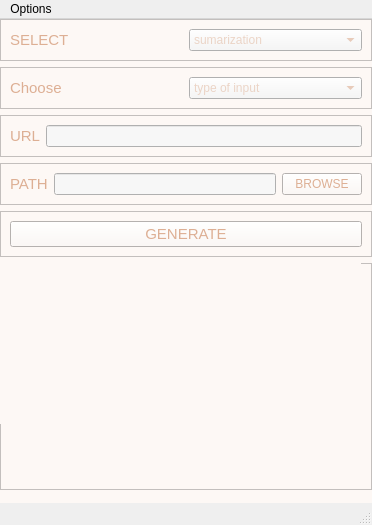
<?xml version="1.0" encoding="UTF-8"?>
<ui version="4.0">
 <class>MainWindow</class>
 <widget class="QMainWindow" name="MainWindow">
  <property name="geometry">
   <rect>
    <x>0</x>
    <y>0</y>
    <width>372</width>
    <height>525</height>
   </rect>
  </property>
  <property name="windowTitle">
   <string>Video Summarization</string>
  </property>
  <widget class="QWidget" name="centralwidget">
   <property name="styleSheet">
    <string notr="true">background-color: rgb(253, 248, 245);
color: rgb(221, 175, 148);</string>
   </property>
   <widget class="QWidget" name="layoutWidget">
    <property name="geometry">
     <rect>
      <x>0</x>
      <y>0</y>
      <width>372</width>
      <height>471</height>
     </rect>
    </property>
    <layout class="QVBoxLayout" name="verticalLayout_2">
     <item>
      <layout class="QVBoxLayout" name="verticalLayout">
       <item>
        <widget class="QFrame" name="selectframe">
         <property name="styleSheet">
          <string notr="true">font: 75 11pt &quot;MS Shell Dlg 2&quot;;
border-bottom-width: 1px;
border-bottom-style: outset;
border-bottom-color: rgb(79, 72, 70);</string>
         </property>
         <property name="frameShape">
          <enum>QFrame::StyledPanel</enum>
         </property>
         <property name="frameShadow">
          <enum>QFrame::Raised</enum>
         </property>
         <layout class="QHBoxLayout" name="horizontalLayout_5">
          <item>
           <widget class="QLabel" name="selectLabel">
            <property name="font">
             <font>
              <family>MS Shell Dlg 2</family>
              <pointsize>11</pointsize>
              <weight>9</weight>
              <italic>false</italic>
              <bold>false</bold>
              <underline>false</underline>
             </font>
            </property>
            <property name="styleSheet">
             <string notr="true">border-style: None;
</string>
            </property>
            <property name="text">
             <string>SELECT</string>
            </property>
           </widget>
          </item>
          <item>
           <widget class="QComboBox" name="selectComboBox">
            <property name="styleSheet">
             <string notr="true">background-color: rgb(247, 247, 247);
selection-background-color: rgb(247, 247, 247);
selection-color: rgb(221, 175, 148);
</string>
            </property>
            <property name="placeholderText">
             <string>sumarization</string>
            </property>
            <item>
             <property name="text">
              <string>Movie</string>
             </property>
            </item>
            <item>
             <property name="text">
              <string>Sports</string>
             </property>
            </item>
           </widget>
          </item>
         </layout>
        </widget>
       </item>
       <item>
        <widget class="QFrame" name="chooseFrame">
         <property name="styleSheet">
          <string notr="true">font: 75 11pt &quot;MS Shell Dlg 2&quot;;
border-bottom-width: 1px;
border-bottom-style: outset;
border-bottom-color: rgb(79, 72, 70);</string>
         </property>
         <property name="frameShape">
          <enum>QFrame::StyledPanel</enum>
         </property>
         <property name="frameShadow">
          <enum>QFrame::Raised</enum>
         </property>
         <layout class="QHBoxLayout" name="horizontalLayout_6">
          <item>
           <widget class="QLabel" name="chooseLabel">
            <property name="font">
             <font>
              <family>MS Shell Dlg 2</family>
              <pointsize>11</pointsize>
              <weight>9</weight>
              <italic>false</italic>
              <bold>false</bold>
             </font>
            </property>
            <property name="styleSheet">
             <string notr="true">border-style: None;
</string>
            </property>
            <property name="text">
             <string>Choose</string>
            </property>
           </widget>
          </item>
          <item>
           <widget class="QComboBox" name="chooseComboBox">
            <property name="styleSheet">
             <string notr="true">background-color: rgb(247, 247, 247);
selection-background-color: rgb(247, 247, 247);
selection-color: rgb(221, 175, 148);
</string>
            </property>
            <property name="placeholderText">
             <string>type of input</string>
            </property>
            <item>
             <property name="text">
              <string>Local Computer</string>
             </property>
            </item>
            <item>
             <property name="text">
              <string>Youtube Link</string>
             </property>
            </item>
           </widget>
          </item>
         </layout>
        </widget>
       </item>
       <item>
        <widget class="QFrame" name="urlFrame">
         <property name="styleSheet">
          <string notr="true">font: 75 11pt &quot;MS Shell Dlg 2&quot;;
border-bottom-width: 1px;
border-bottom-style: outset;
border-bottom-color: rgb(79, 72, 70);</string>
         </property>
         <property name="frameShape">
          <enum>QFrame::StyledPanel</enum>
         </property>
         <property name="frameShadow">
          <enum>QFrame::Raised</enum>
         </property>
         <layout class="QHBoxLayout" name="horizontalLayout">
          <item>
           <widget class="QLabel" name="urlLabel">
            <property name="font">
             <font>
              <family>MS Shell Dlg 2</family>
              <pointsize>11</pointsize>
              <weight>9</weight>
              <italic>false</italic>
              <bold>false</bold>
             </font>
            </property>
            <property name="styleSheet">
             <string notr="true">border-bottom-style: none;</string>
            </property>
            <property name="text">
             <string>URL</string>
            </property>
           </widget>
          </item>
          <item>
           <widget class="QLineEdit" name="urlTextBox">
            <property name="styleSheet">
             <string notr="true">background-color: rgb(247, 247, 247);
color: rgb(0, 0, 0);
font: 8pt &quot;MS Shell Dlg 2&quot;;</string>
            </property>
           </widget>
          </item>
         </layout>
        </widget>
       </item>
       <item>
        <widget class="QFrame" name="pathFrame">
         <property name="styleSheet">
          <string notr="true">font: 75 11pt &quot;MS Shell Dlg 2&quot;;
border-bottom-width: 1px;
border-bottom-style: outset;
border-bottom-color: rgb(79, 72, 70);</string>
         </property>
         <property name="frameShape">
          <enum>QFrame::StyledPanel</enum>
         </property>
         <property name="frameShadow">
          <enum>QFrame::Raised</enum>
         </property>
         <layout class="QHBoxLayout" name="horizontalLayout_2">
          <item>
           <widget class="QLabel" name="pathLabel">
            <property name="font">
             <font>
              <family>MS Shell Dlg 2</family>
              <pointsize>11</pointsize>
              <weight>9</weight>
              <italic>false</italic>
              <bold>false</bold>
             </font>
            </property>
            <property name="styleSheet">
             <string notr="true">border-bottom-style: none;</string>
            </property>
            <property name="text">
             <string>PATH</string>
            </property>
           </widget>
          </item>
          <item>
           <widget class="QLineEdit" name="pathTextBox">
            <property name="styleSheet">
             <string notr="true">background-color: rgb(247, 247, 247);
color: rgb(0, 0, 0);
font: 8pt &quot;MS Shell Dlg 2&quot;;</string>
            </property>
           </widget>
          </item>
          <item>
           <widget class="QPushButton" name="browseButton">
            <property name="text">
             <string>BROWSE</string>
            </property>
           </widget>
          </item>
         </layout>
        </widget>
       </item>
       <item>
        <widget class="QFrame" name="generateframe">
         <property name="styleSheet">
          <string notr="true">font: 75 11pt &quot;MS Shell Dlg 2&quot;;
border-bottom-width: 1px;
border-bottom-style: outset;
border-bottom-color: rgb(79, 72, 70);</string>
         </property>
         <property name="frameShape">
          <enum>QFrame::StyledPanel</enum>
         </property>
         <property name="frameShadow">
          <enum>QFrame::Raised</enum>
         </property>
         <layout class="QHBoxLayout" name="horizontalLayout_3">
          <item>
           <widget class="QPushButton" name="generateButton">
            <property name="font">
             <font>
              <family>MS Shell Dlg 2</family>
              <pointsize>11</pointsize>
              <weight>9</weight>
              <italic>false</italic>
              <bold>false</bold>
             </font>
            </property>
            <property name="styleSheet">
             <string notr="true"/>
            </property>
            <property name="text">
             <string>GENERATE</string>
            </property>
           </widget>
          </item>
         </layout>
        </widget>
       </item>
      </layout>
     </item>
     <item>
      <widget class="QFrame" name="gifFrame">
       <property name="styleSheet">
        <string notr="true"/>
       </property>
       <property name="frameShape">
        <enum>QFrame::StyledPanel</enum>
       </property>
       <property name="frameShadow">
        <enum>QFrame::Raised</enum>
       </property>
       <widget class="QLabel" name="outputBox">
        <property name="geometry">
         <rect>
          <x>0</x>
          <y>0</y>
          <width>361</width>
          <height>161</height>
         </rect>
        </property>
        <property name="text">
         <string/>
        </property>
       </widget>
      </widget>
     </item>
    </layout>
   </widget>
  </widget>
  <widget class="QMenuBar" name="menubar">
   <property name="geometry">
    <rect>
     <x>0</x>
     <y>0</y>
     <width>372</width>
     <height>26</height>
    </rect>
   </property>
   <widget class="QMenu" name="menuOptions">
    <property name="title">
     <string>Options</string>
    </property>
    <addaction name="actionExit"/>
   </widget>
   <addaction name="menuOptions"/>
  </widget>
  <widget class="QStatusBar" name="statusbar"/>
  <action name="actionExit">
   <property name="text">
    <string>Exit</string>
   </property>
  </action>
 </widget>
 <resources/>
 <connections/>
</ui>
